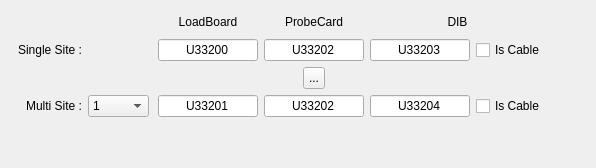
       <widget class="QWidget" name="pcbsTab">
        <attribute name="title">
         <string>PCBs</string>
        </attribute>
        <layout class="QGridLayout" name="gridLayout_2">
         <item row="0" column="0">
          <layout class="QVBoxLayout" name="verticalLayout_7">
           <item>
            <layout class="QHBoxLayout" name="horizontalLayout_10">
             <item>
              <layout class="QVBoxLayout" name="verticalLayout_6">
               <item>
                <widget class="QLabel" name="label_17">
                 <property name="sizePolicy">
                  <sizepolicy hsizetype="Fixed" vsizetype="Fixed">
                   <horstretch>0</horstretch>
                   <verstretch>0</verstretch>
                  </sizepolicy>
                 </property>
                 <property name="minimumSize">
                  <size>
                   <width>61</width>
                   <height>22</height>
                  </size>
                 </property>
                 <property name="maximumSize">
                  <size>
                   <width>61</width>
                   <height>22</height>
                  </size>
                 </property>
                 <property name="toolTip">
                  <string>(Single Site)</string>
                 </property>
                 <property name="text">
                  <string/>
                 </property>
                 <property name="alignment">
                  <set>Qt::AlignRight|Qt::AlignTrailing|Qt::AlignVCenter</set>
                 </property>
                </widget>
               </item>
               <item>
                <widget class="QLabel" name="singlesiteLabel">
                 <property name="minimumSize">
                  <size>
                   <width>71</width>
                   <height>22</height>
                  </size>
                 </property>
                 <property name="maximumSize">
                  <size>
                   <width>71</width>
                   <height>22</height>
                  </size>
                 </property>
                 <property name="toolTip">
                  <string>(Single Site)</string>
                 </property>
                 <property name="text">
                  <string>Single Site :</string>
                 </property>
                 <property name="alignment">
                  <set>Qt::AlignRight|Qt::AlignTrailing|Qt::AlignVCenter</set>
                 </property>
                </widget>
               </item>
               <item>
                <layout class="QHBoxLayout" name="horizontalLayout_14">
                 <item>
                  <spacer name="horizontalSpacer_16">
                   <property name="orientation">
                    <enum>Qt::Horizontal</enum>
                   </property>
                   <property name="sizeType">
                    <enum>QSizePolicy::Minimum</enum>
                   </property>
                   <property name="sizeHint" stdset="0">
                    <size>
                     <width>21</width>
                     <height>13</height>
                    </size>
                   </property>
                  </spacer>
                 </item>
                 <item>
                  <widget class="QLabel" name="label_27">
                   <property name="sizePolicy">
                    <sizepolicy hsizetype="Fixed" vsizetype="Fixed">
                     <horstretch>0</horstretch>
                     <verstretch>0</verstretch>
                    </sizepolicy>
                   </property>
                   <property name="minimumSize">
                    <size>
                     <width>22</width>
                     <height>22</height>
                    </size>
                   </property>
                   <property name="maximumSize">
                    <size>
                     <width>22</width>
                     <height>22</height>
                    </size>
                   </property>
                   <property name="text">
                    <string/>
                   </property>
                  </widget>
                 </item>
                 <item>
                  <spacer name="horizontalSpacer_17">
                   <property name="orientation">
                    <enum>Qt::Horizontal</enum>
                   </property>
                   <property name="sizeType">
                    <enum>QSizePolicy::Minimum</enum>
                   </property>
                   <property name="sizeHint" stdset="0">
                    <size>
                     <width>21</width>
                     <height>18</height>
                    </size>
                   </property>
                  </spacer>
                 </item>
                </layout>
               </item>
               <item>
                <widget class="QLabel" name="multisiteLabel">
                 <property name="minimumSize">
                  <size>
                   <width>71</width>
                   <height>22</height>
                  </size>
                 </property>
                 <property name="maximumSize">
                  <size>
                   <width>71</width>
                   <height>22</height>
                  </size>
                 </property>
                 <property name="toolTip">
                  <string>(Multi Site)</string>
                 </property>
                 <property name="text">
                  <string>Multi Site :</string>
                 </property>
                 <property name="alignment">
                  <set>Qt::AlignRight|Qt::AlignTrailing|Qt::AlignVCenter</set>
                 </property>
                </widget>
               </item>
              </layout>
             </item>
             <item>
              <layout class="QVBoxLayout" name="verticalLayout_5">
               <item>
                <widget class="QLabel" name="label_18">
                 <property name="sizePolicy">
                  <sizepolicy hsizetype="Fixed" vsizetype="Fixed">
                   <horstretch>0</horstretch>
                   <verstretch>0</verstretch>
                  </sizepolicy>
                 </property>
                 <property name="minimumSize">
                  <size>
                   <width>61</width>
                   <height>22</height>
                  </size>
                 </property>
                 <property name="maximumSize">
                  <size>
                   <width>61</width>
                   <height>22</height>
                  </size>
                 </property>
                 <property name="toolTip">
                  <string>(Single Site)</string>
                 </property>
                 <property name="text">
                  <string/>
                 </property>
                 <property name="alignment">
                  <set>Qt::AlignRight|Qt::AlignTrailing|Qt::AlignVCenter</set>
                 </property>
                </widget>
               </item>
               <item>
                <widget class="QLabel" name="label_12">
                 <property name="sizePolicy">
                  <sizepolicy hsizetype="Fixed" vsizetype="Fixed">
                   <horstretch>0</horstretch>
                   <verstretch>0</verstretch>
                  </sizepolicy>
                 </property>
                 <property name="minimumSize">
                  <size>
                   <width>61</width>
                   <height>22</height>
                  </size>
                 </property>
                 <property name="maximumSize">
                  <size>
                   <width>61</width>
                   <height>22</height>
                  </size>
                 </property>
                 <property name="toolTip">
                  <string>(Single Site)</string>
                 </property>
                 <property name="text">
                  <string/>
                 </property>
                 <property name="alignment">
                  <set>Qt::AlignRight|Qt::AlignTrailing|Qt::AlignVCenter</set>
                 </property>
                </widget>
               </item>
               <item>
                <layout class="QHBoxLayout" name="horizontalLayout_13">
                 <item>
                  <spacer name="horizontalSpacer_14">
                   <property name="orientation">
                    <enum>Qt::Horizontal</enum>
                   </property>
                   <property name="sizeType">
                    <enum>QSizePolicy::Minimum</enum>
                   </property>
                   <property name="sizeHint" stdset="0">
                    <size>
                     <width>21</width>
                     <height>13</height>
                    </size>
                   </property>
                  </spacer>
                 </item>
                 <item>
                  <widget class="QLabel" name="label_26">
                   <property name="sizePolicy">
                    <sizepolicy hsizetype="Fixed" vsizetype="Fixed">
                     <horstretch>0</horstretch>
                     <verstretch>0</verstretch>
                    </sizepolicy>
                   </property>
                   <property name="minimumSize">
                    <size>
                     <width>22</width>
                     <height>22</height>
                    </size>
                   </property>
                   <property name="maximumSize">
                    <size>
                     <width>22</width>
                     <height>22</height>
                    </size>
                   </property>
                   <property name="text">
                    <string/>
                   </property>
                  </widget>
                 </item>
                 <item>
                  <spacer name="horizontalSpacer_15">
                   <property name="orientation">
                    <enum>Qt::Horizontal</enum>
                   </property>
                   <property name="sizeType">
                    <enum>QSizePolicy::Minimum</enum>
                   </property>
                   <property name="sizeHint" stdset="0">
                    <size>
                     <width>21</width>
                     <height>18</height>
                    </size>
                   </property>
                  </spacer>
                 </item>
                </layout>
               </item>
               <item>
                <widget class="QComboBox" name="maxParallelism">
                 <property name="sizePolicy">
                  <sizepolicy hsizetype="Fixed" vsizetype="Fixed">
                   <horstretch>0</horstretch>
                   <verstretch>0</verstretch>
                  </sizepolicy>
                 </property>
                 <property name="minimumSize">
                  <size>
                   <width>61</width>
                   <height>22</height>
                  </size>
                 </property>
                 <property name="maximumSize">
                  <size>
                   <width>61</width>
                   <height>22</height>
                  </size>
                 </property>
                 <property name="maxVisibleItems">
                  <number>16</number>
                 </property>
                 <item>
                  <property name="text">
                   <string>1</string>
                  </property>
                 </item>
                 <item>
                  <property name="text">
                   <string>2</string>
                  </property>
                 </item>
                 <item>
                  <property name="text">
                   <string>3</string>
                  </property>
                 </item>
                 <item>
                  <property name="text">
                   <string>4</string>
                  </property>
                 </item>
                 <item>
                  <property name="text">
                   <string>5</string>
                  </property>
                 </item>
                 <item>
                  <property name="text">
                   <string>6</string>
                  </property>
                 </item>
                 <item>
                  <property name="text">
                   <string>7</string>
                  </property>
                 </item>
                 <item>
                  <property name="text">
                   <string>8</string>
                  </property>
                 </item>
                 <item>
                  <property name="text">
                   <string>9</string>
                  </property>
                 </item>
                 <item>
                  <property name="text">
                   <string>10</string>
                  </property>
                 </item>
                 <item>
                  <property name="text">
                   <string>11</string>
                  </property>
                 </item>
                 <item>
                  <property name="text">
                   <string>12</string>
                  </property>
                 </item>
                 <item>
                  <property name="text">
                   <string>13</string>
                  </property>
                 </item>
                 <item>
                  <property name="text">
                   <string>14</string>
                  </property>
                 </item>
                 <item>
                  <property name="text">
                   <string>15</string>
                  </property>
                 </item>
                 <item>
                  <property name="text">
                   <string>16</string>
                  </property>
                 </item>
                </widget>
               </item>
              </layout>
             </item>
             <item>
              <layout class="QVBoxLayout" name="verticalLayout_4">
               <item>
                <widget class="QLabel" name="loadboardLabel">
                 <property name="sizePolicy">
                  <sizepolicy hsizetype="Fixed" vsizetype="Fixed">
                   <horstretch>0</horstretch>
                   <verstretch>0</verstretch>
                  </sizepolicy>
                 </property>
                 <property name="minimumSize">
                  <size>
                   <width>100</width>
                   <height>22</height>
                  </size>
                 </property>
                 <property name="maximumSize">
                  <size>
                   <width>100</width>
                   <height>22</height>
                  </size>
                 </property>
                 <property name="text">
                  <string>LoadBoard</string>
                 </property>
                 <property name="alignment">
                  <set>Qt::AlignCenter</set>
                 </property>
                </widget>
               </item>
               <item>
                <widget class="QLineEdit" name="singlesiteLoadboard">
                 <property name="sizePolicy">
                  <sizepolicy hsizetype="Fixed" vsizetype="Fixed">
                   <horstretch>0</horstretch>
                   <verstretch>0</verstretch>
                  </sizepolicy>
                 </property>
                 <property name="minimumSize">
                  <size>
                   <width>100</width>
                   <height>22</height>
                  </size>
                 </property>
                 <property name="maximumSize">
                  <size>
                   <width>100</width>
                   <height>22</height>
                  </size>
                 </property>
                 <property name="text">
                  <string>U33200</string>
                 </property>
                 <property name="alignment">
                  <set>Qt::AlignCenter</set>
                 </property>
                </widget>
               </item>
               <item>
                <layout class="QHBoxLayout" name="horizontalLayout_3">
                 <item>
                  <spacer name="horizontalSpacer_13">
                   <property name="orientation">
                    <enum>Qt::Horizontal</enum>
                   </property>
                   <property name="sizeType">
                    <enum>QSizePolicy::Minimum</enum>
                   </property>
                   <property name="sizeHint" stdset="0">
                    <size>
                     <width>21</width>
                     <height>13</height>
                    </size>
                   </property>
                  </spacer>
                 </item>
                 <item>
                  <widget class="QLabel" name="label_25">
                   <property name="sizePolicy">
                    <sizepolicy hsizetype="Fixed" vsizetype="Fixed">
                     <horstretch>0</horstretch>
                     <verstretch>0</verstretch>
                    </sizepolicy>
                   </property>
                   <property name="minimumSize">
                    <size>
                     <width>22</width>
                     <height>22</height>
                    </size>
                   </property>
                   <property name="maximumSize">
                    <size>
                     <width>22</width>
                     <height>22</height>
                    </size>
                   </property>
                   <property name="text">
                    <string/>
                   </property>
                  </widget>
                 </item>
                 <item>
                  <spacer name="horizontalSpacer_12">
                   <property name="orientation">
                    <enum>Qt::Horizontal</enum>
                   </property>
                   <property name="sizeType">
                    <enum>QSizePolicy::Minimum</enum>
                   </property>
                   <property name="sizeHint" stdset="0">
                    <size>
                     <width>21</width>
                     <height>18</height>
                    </size>
                   </property>
                  </spacer>
                 </item>
                </layout>
               </item>
               <item>
                <widget class="QLineEdit" name="multisiteLoadboard">
                 <property name="sizePolicy">
                  <sizepolicy hsizetype="Fixed" vsizetype="Fixed">
                   <horstretch>0</horstretch>
                   <verstretch>0</verstretch>
                  </sizepolicy>
                 </property>
                 <property name="minimumSize">
                  <size>
                   <width>100</width>
                   <height>22</height>
                  </size>
                 </property>
                 <property name="maximumSize">
                  <size>
                   <width>100</width>
                   <height>22</height>
                  </size>
                 </property>
                 <property name="text">
                  <string>U33201</string>
                 </property>
                 <property name="alignment">
                  <set>Qt::AlignCenter</set>
                 </property>
                </widget>
               </item>
              </layout>
             </item>
             <item>
              <layout class="QVBoxLayout" name="verticalLayout_3">
               <item>
                <widget class="QLabel" name="probecardLabel">
                 <property name="sizePolicy">
                  <sizepolicy hsizetype="Fixed" vsizetype="Fixed">
                   <horstretch>0</horstretch>
                   <verstretch>0</verstretch>
                  </sizepolicy>
                 </property>
                 <property name="minimumSize">
                  <size>
                   <width>100</width>
                   <height>22</height>
                  </size>
                 </property>
                 <property name="maximumSize">
                  <size>
                   <width>100</width>
                   <height>22</height>
                  </size>
                 </property>
                 <property name="text">
                  <string>ProbeCard</string>
                 </property>
                 <property name="alignment">
                  <set>Qt::AlignCenter</set>
                 </property>
                </widget>
               </item>
               <item>
                <widget class="QLineEdit" name="singlesiteProbecard">
                 <property name="sizePolicy">
                  <sizepolicy hsizetype="Fixed" vsizetype="Fixed">
                   <horstretch>0</horstretch>
                   <verstretch>0</verstretch>
                  </sizepolicy>
                 </property>
                 <property name="minimumSize">
                  <size>
                   <width>100</width>
                   <height>22</height>
                  </size>
                 </property>
                 <property name="maximumSize">
                  <size>
                   <width>100</width>
                   <height>22</height>
                  </size>
                 </property>
                 <property name="text">
                  <string>U33202</string>
                 </property>
                 <property name="alignment">
                  <set>Qt::AlignCenter</set>
                 </property>
                </widget>
               </item>
               <item>
                <layout class="QHBoxLayout" name="horizontalLayout_2">
                 <item>
                  <spacer name="horizontalSpacer_3">
                   <property name="orientation">
                    <enum>Qt::Horizontal</enum>
                   </property>
                   <property name="sizeType">
                    <enum>QSizePolicy::Minimum</enum>
                   </property>
                   <property name="sizeHint" stdset="0">
                    <size>
                     <width>21</width>
                     <height>13</height>
                    </size>
                   </property>
                  </spacer>
                 </item>
                 <item>
                  <widget class="QToolButton" name="probecardLink">
                   <property name="minimumSize">
                    <size>
                     <width>22</width>
                     <height>22</height>
                    </size>
                   </property>
                   <property name="maximumSize">
                    <size>
                     <width>22</width>
                     <height>22</height>
                    </size>
                   </property>
                   <property name="text">
                    <string>...</string>
                   </property>
                  </widget>
                 </item>
                 <item>
                  <spacer name="horizontalSpacer_4">
                   <property name="orientation">
                    <enum>Qt::Horizontal</enum>
                   </property>
                   <property name="sizeType">
                    <enum>QSizePolicy::Minimum</enum>
                   </property>
                   <property name="sizeHint" stdset="0">
                    <size>
                     <width>21</width>
                     <height>18</height>
                    </size>
                   </property>
                  </spacer>
                 </item>
                </layout>
               </item>
               <item>
                <widget class="QLineEdit" name="multisiteProbecard">
                 <property name="sizePolicy">
                  <sizepolicy hsizetype="Fixed" vsizetype="Fixed">
                   <horstretch>0</horstretch>
                   <verstretch>0</verstretch>
                  </sizepolicy>
                 </property>
                 <property name="minimumSize">
                  <size>
                   <width>100</width>
                   <height>22</height>
                  </size>
                 </property>
                 <property name="maximumSize">
                  <size>
                   <width>100</width>
                   <height>22</height>
                  </size>
                 </property>
                 <property name="text">
                  <string>U33202</string>
                 </property>
                 <property name="alignment">
                  <set>Qt::AlignCenter</set>
                 </property>
                </widget>
               </item>
              </layout>
             </item>
             <item>
              <layout class="QVBoxLayout" name="verticalLayout_2">
               <item>
                <widget class="QLabel" name="dibLabel">
                 <property name="sizePolicy">
                  <sizepolicy hsizetype="Preferred" vsizetype="Preferred">
                   <horstretch>0</horstretch>
                   <verstretch>0</verstretch>
                  </sizepolicy>
                 </property>
                 <property name="minimumSize">
                  <size>
                   <width>100</width>
                   <height>22</height>
                  </size>
                 </property>
                 <property name="maximumSize">
                  <size>
                   <width>16777215</width>
                   <height>22</height>
                  </size>
                 </property>
                 <property name="text">
                  <string>DIB</string>
                 </property>
                 <property name="alignment">
                  <set>Qt::AlignCenter</set>
                 </property>
                </widget>
               </item>
               <item>
                <layout class="QHBoxLayout" name="horizontalLayout_5">
                 <item>
                  <widget class="QLineEdit" name="singlesiteDIB">
                   <property name="sizePolicy">
                    <sizepolicy hsizetype="Fixed" vsizetype="Fixed">
                     <horstretch>0</horstretch>
                     <verstretch>0</verstretch>
                    </sizepolicy>
                   </property>
                   <property name="minimumSize">
                    <size>
                     <width>100</width>
                     <height>22</height>
                    </size>
                   </property>
                   <property name="maximumSize">
                    <size>
                     <width>100</width>
                     <height>22</height>
                    </size>
                   </property>
                   <property name="text">
                    <string>U33203</string>
                   </property>
                   <property name="alignment">
                    <set>Qt::AlignCenter</set>
                   </property>
                  </widget>
                 </item>
                 <item>
                  <widget class="QCheckBox" name="singleSiteDIBisCable">
                   <property name="text">
                    <string>Is Cable</string>
                   </property>
                  </widget>
                 </item>
                </layout>
               </item>
               <item>
                <layout class="QHBoxLayout" name="horizontalLayout_15">
                 <item>
                  <spacer name="horizontalSpacer_18">
                   <property name="orientation">
                    <enum>Qt::Horizontal</enum>
                   </property>
                   <property name="sizeType">
                    <enum>QSizePolicy::Minimum</enum>
                   </property>
                   <property name="sizeHint" stdset="0">
                    <size>
                     <width>21</width>
                     <height>13</height>
                    </size>
                   </property>
                  </spacer>
                 </item>
                 <item>
                  <widget class="QLabel" name="label_28">
                   <property name="sizePolicy">
                    <sizepolicy hsizetype="Fixed" vsizetype="Fixed">
                     <horstretch>0</horstretch>
                     <verstretch>0</verstretch>
                    </sizepolicy>
                   </property>
                   <property name="minimumSize">
                    <size>
                     <width>22</width>
                     <height>22</height>
                    </size>
                   </property>
                   <property name="maximumSize">
                    <size>
                     <width>22</width>
                     <height>22</height>
                    </size>
                   </property>
                   <property name="text">
                    <string/>
                   </property>
                  </widget>
                 </item>
                 <item>
                  <spacer name="horizontalSpacer_19">
                   <property name="orientation">
                    <enum>Qt::Horizontal</enum>
                   </property>
                   <property name="sizeType">
                    <enum>QSizePolicy::Minimum</enum>
                   </property>
                   <property name="sizeHint" stdset="0">
                    <size>
                     <width>21</width>
                     <height>18</height>
                    </size>
                   </property>
                  </spacer>
                 </item>
                </layout>
               </item>
               <item>
                <layout class="QHBoxLayout" name="horizontalLayout_7">
                 <item>
                  <widget class="QLineEdit" name="multisiteDIB">
                   <property name="sizePolicy">
                    <sizepolicy hsizetype="Fixed" vsizetype="Fixed">
                     <horstretch>0</horstretch>
                     <verstretch>0</verstretch>
                    </sizepolicy>
                   </property>
                   <property name="minimumSize">
                    <size>
                     <width>100</width>
                     <height>22</height>
                    </size>
                   </property>
                   <property name="maximumSize">
                    <size>
                     <width>100</width>
                     <height>22</height>
                    </size>
                   </property>
                   <property name="text">
                    <string>U33204</string>
                   </property>
                   <property name="alignment">
                    <set>Qt::AlignCenter</set>
                   </property>
                  </widget>
                 </item>
                 <item>
                  <widget class="QCheckBox" name="multiSiteDIBisCable">
                   <property name="text">
                    <string>Is Cable</string>
                   </property>
                  </widget>
                 </item>
                </layout>
               </item>
              </layout>
             </item>
             <item>
              <spacer name="horizontalSpacer_5">
               <property name="orientation">
                <enum>Qt::Horizontal</enum>
               </property>
               <property name="sizeHint" stdset="0">
                <size>
                 <width>40</width>
                 <height>20</height>
                </size>
               </property>
              </spacer>
             </item>
            </layout>
           </item>
           <item>
            <spacer name="verticalSpacer_4">
             <property name="orientation">
              <enum>Qt::Vertical</enum>
             </property>
             <property name="sizeHint" stdset="0">
              <size>
               <width>20</width>
               <height>40</height>
              </size>
             </property>
            </spacer>
           </item>
          </layout>
         </item>
        </layout>
       </widget>
